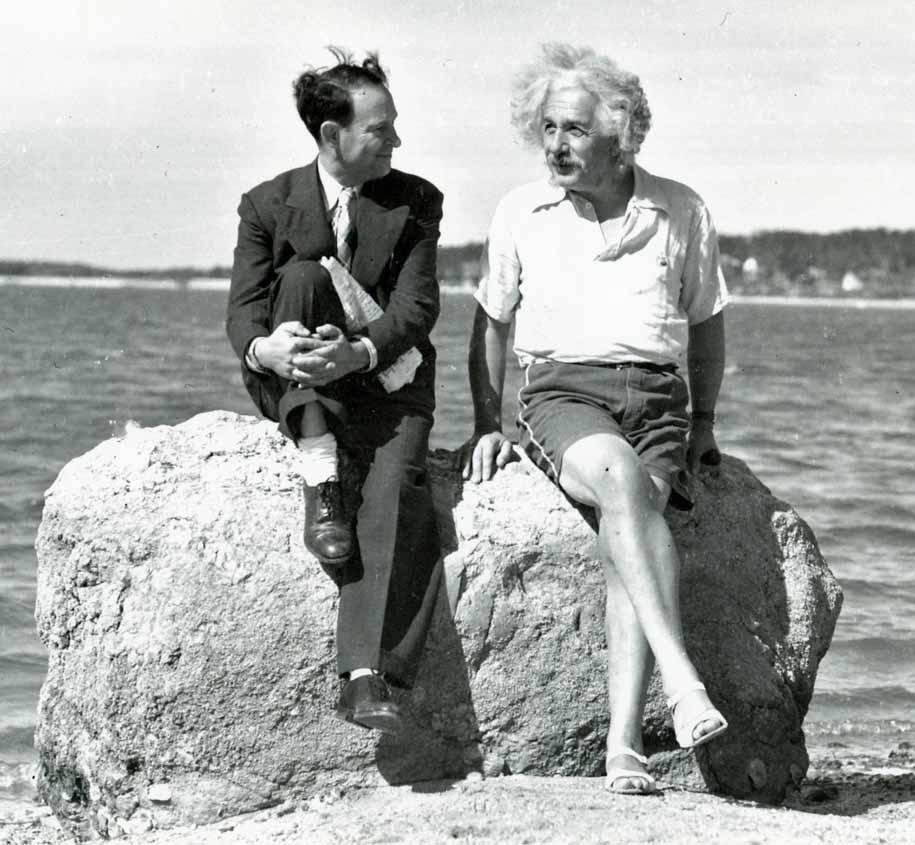
#> input picture example/Einstein.jpg, 915 x 845 px, given in place of the camera
$ python color_segmentation.py
#> lines starting #> are read from the running program, lines starting #| are printed output that depends on the picture; after the words box and inside, x2 and y2 are one past the last pixel; in counts of white or black regions, pixels touching at a corner belong together
import cv2
import numpy as np

cap = cv2.VideoCapture(0)

width = int(cap.get(3)) # 가로 길이 가져오기
height = int(cap.get(4)) # 세로 길이 가져오기
fps = 30
roi_vector = np.array([[150, 10, 10]])
D0 = 150
while (True) :
    ret, frame = cap.read()
#> frame is the input picture: shape (845, 915, 3); mean B, G, R 166.2, 168.4, 165
    rgb_mask = np.zeros_like(frame)
    if ret :
        index = np.where(np.sqrt((roi_vector[:, 0] - frame[:, :, 0]) ** 2 + (roi_vector[:, 1] - frame[:, :, 1]) ** 2 + (roi_vector[:, 2] - frame[:, :, 2]) ** 2) <= D0)
#> index = 186039 positions, rows 55 to 843, columns 0 to 914
        rgb_mask[index[0], index[1]] = 1
        hand_rgb = frame * rgb_mask
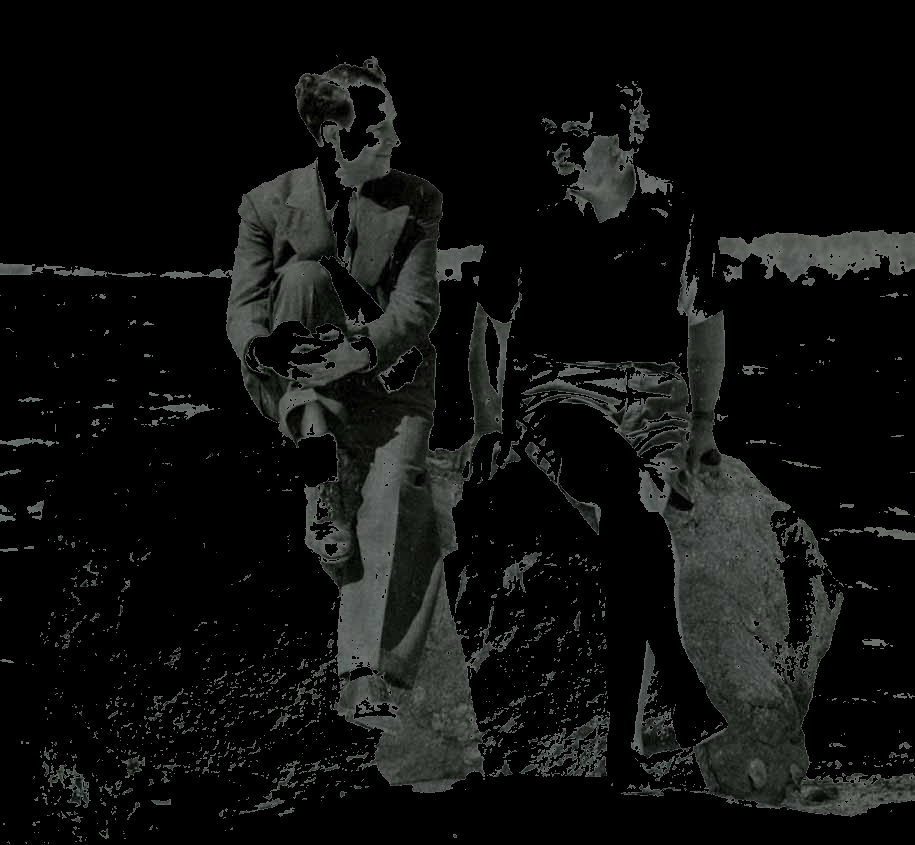
#> hand_rgb: shape (845, 915, 3); mean B, G, R 14.7, 15.8, 14.7


        hsv = cv2.cvtColor(frame, cv2.COLOR_BGR2HSV)
#> hsv: shape (845, 915, 3); mean H, S, V 53.4, 11.7, 168.4
        h, s, v = cv2.split(hsv)
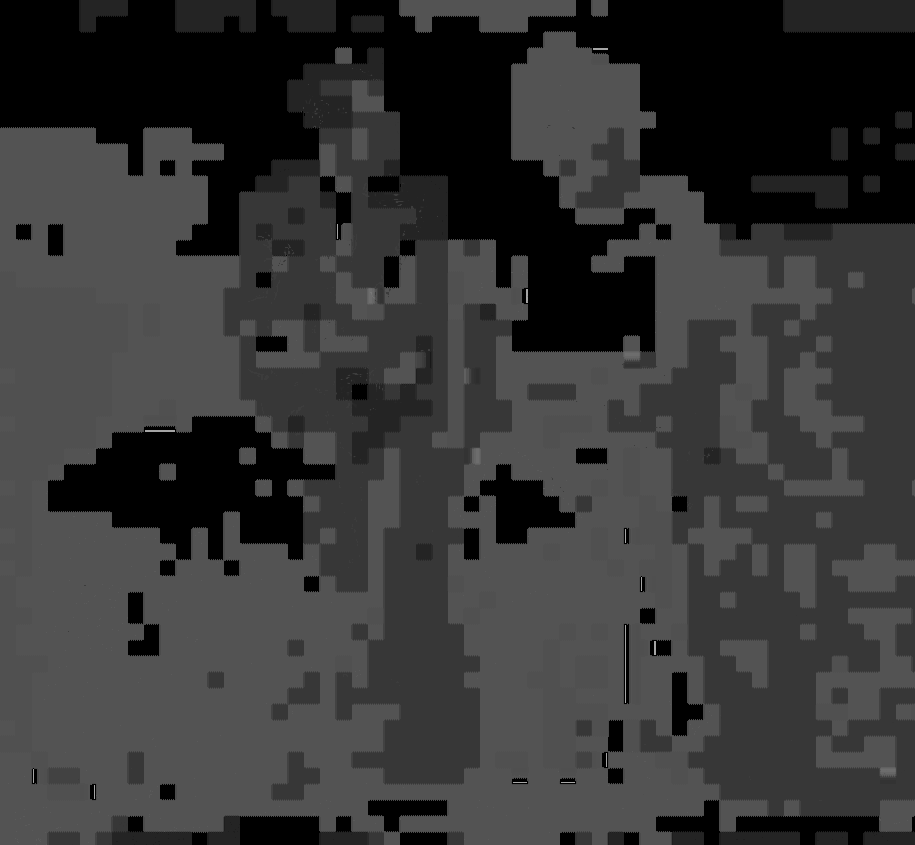
#> h: shape (845, 915); min 0, max 165, mean 53.4
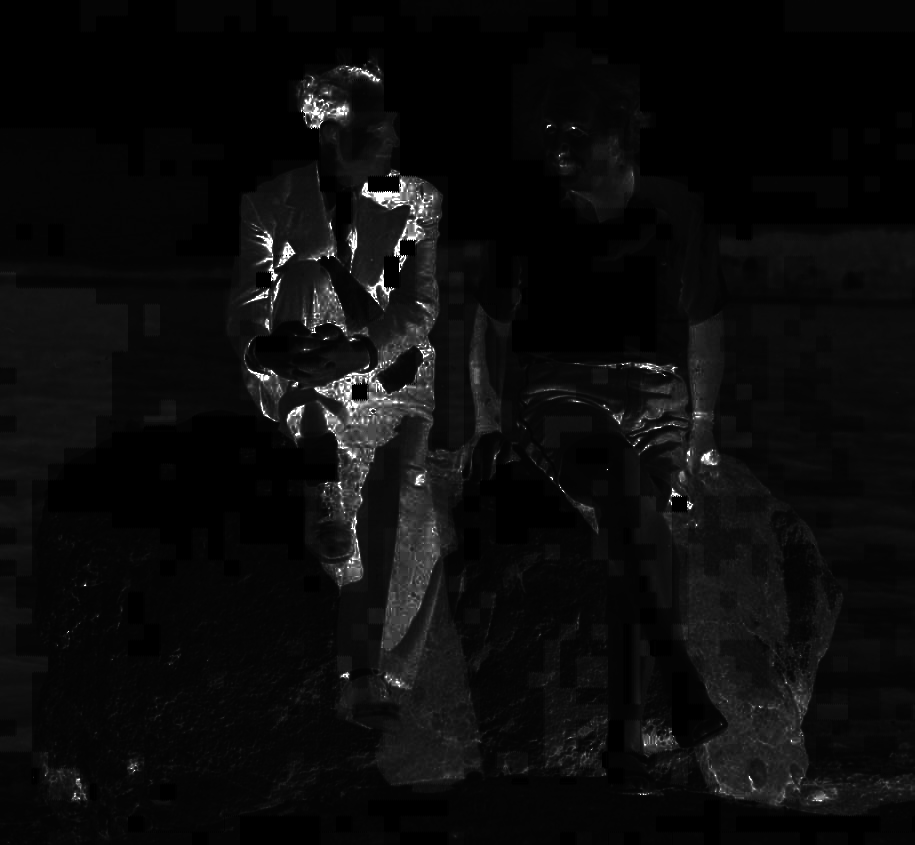
#> s: shape (845, 915); min 0, max 255, mean 11.7
        s_mask = cv2.inRange(s, 50, 150)
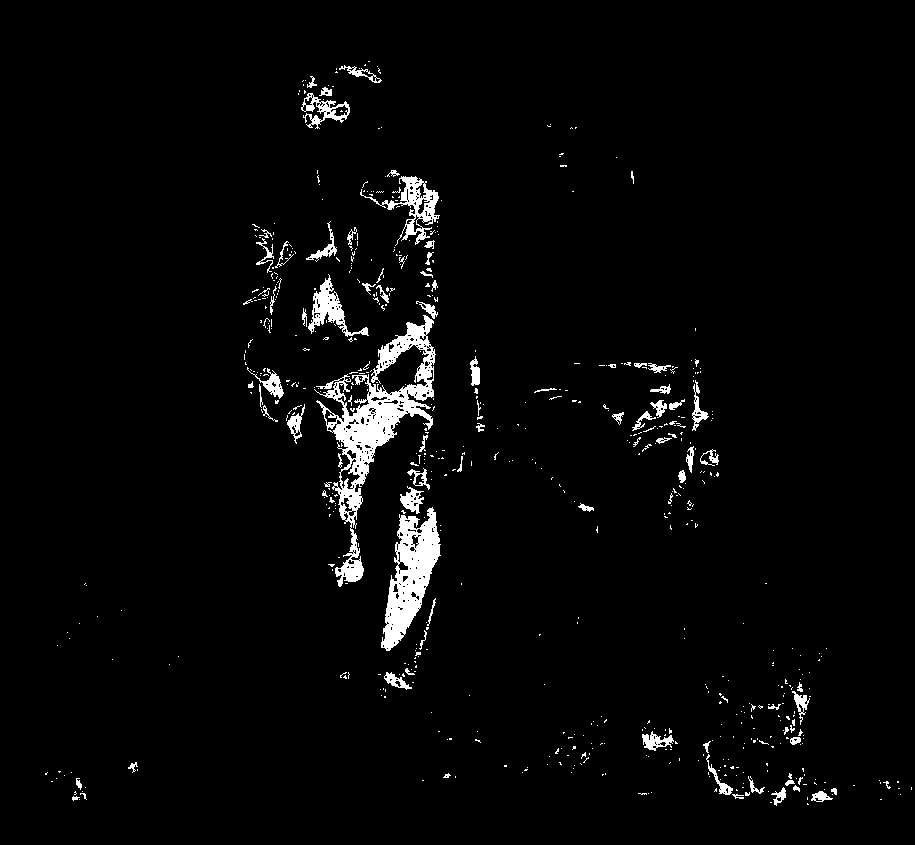
#> s_mask: shape (845, 915); 3% white; 644 white regions (559 under 20 px), largest, box (x1, y1, x2, y2) and area: (314, 315, 436, 587) 7449, (381, 507, 441, 651) 4079, (360, 176, 440, 246) 1390
        hand = cv2.bitwise_and(hsv, hsv, mask = s_mask)
#> hand: shape (845, 915, 3); mean H, S, V 1.5, 2.3, 0.6
        hand = cv2.cvtColor(hand, cv2.COLOR_HSV2BGR)

        cv2.imshow('result', frame)
        cv2.imshow('HSV Color Space', cv2.hconcat([h, s, v]))
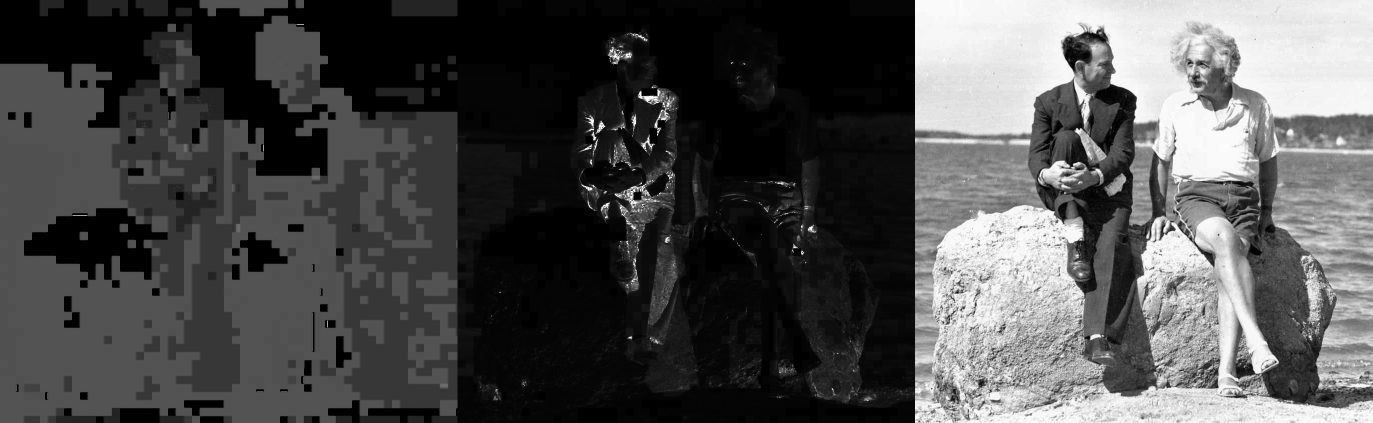
#> window 'HSV Color Space': shape (845, 2745) (shown at 1/2 size); min 0, max 255, mean 77.8
        cv2.imshow('Hand Saturation Mask', s_mask)
        cv2.imshow('Hand Segment using HSV Color Space', hand)
        cv2.imshow('Hand RGB Mask', rgb_mask * 255)
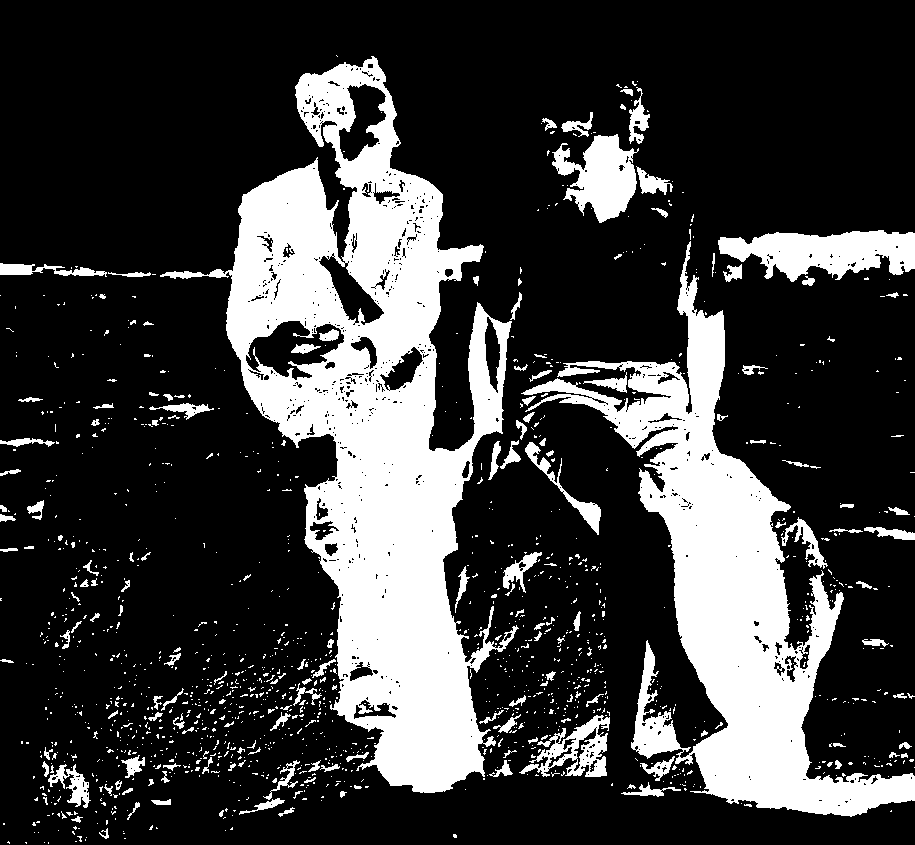
#> window 'Hand RGB Mask': shape (845, 915, 3); 24.1% white; 1381 white regions (1216 under 20 px), largest, box (x1, y1, x2, y2) and area: (160, 56, 519, 793) 96013, (521, 241, 915, 817) 56526, (718, 230, 915, 282) 6461
        cv2.imshow('Hand Segment using RGB Color Space', hand_rgb)

        if cv2.waitKey(1) & 0xFF == ord('q') : break
#> (key q is pressed here)
    else :
        print("Fail to read frame!")
        break

cap.release()
cv2.destroyAllWindows()

$ run again, on example/high_cont.jpg
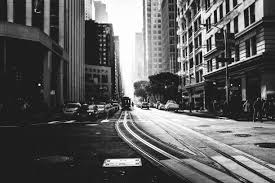
#> input picture example/high_cont.jpg, 275 x 183 px, given in place of the camera
#> frame is the input picture: shape (183, 275, 3); min 0, max 255, mean 91.6
#> index = 33629 positions, rows 0 to 182, columns 0 to 274
#> hsv: shape (183, 275, 3); mean H, S, V 0, 0, 91.6
#> h: shape (183, 275); every value is 0
#> hand: shape (183, 275, 3); every value is 0
#> `cv2.imshow('HSV Color Space', cv2.hconcat([h, s, v]))`:
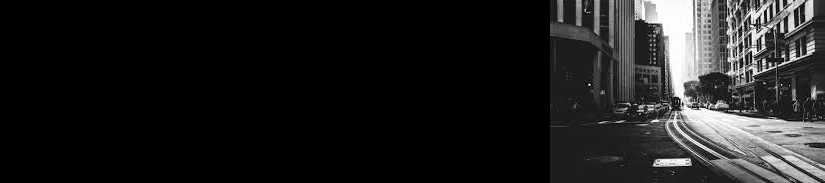
#> window 'HSV Color Space': shape (183, 825); min 0, max 255, mean 30.5
#> `cv2.imshow('Hand RGB Mask', rgb_mask * 255)`:
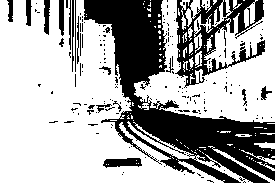
#> window 'Hand RGB Mask': shape (183, 275, 3); 66.8% white; 183 black regions (163 under 20 px), largest, box (x1, y1, x2, y2) and area: (84, 0, 275, 183) 11594, (175, 0, 265, 88) 2994, (103, 158, 142, 168) 284
